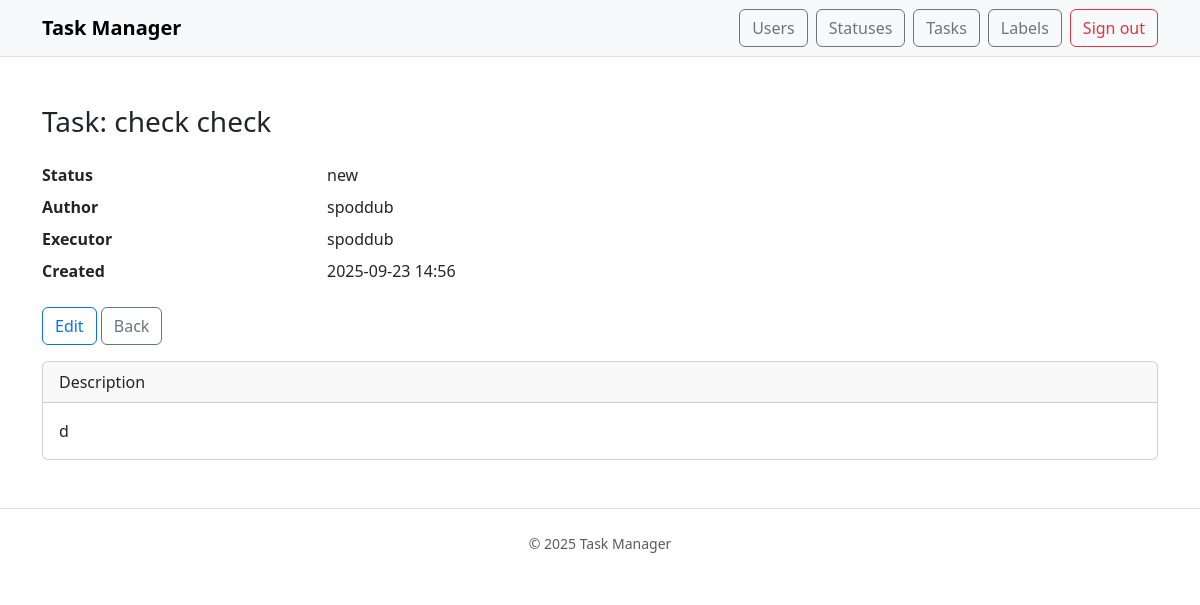
Screenshot of /tasks/3/ (signed in) with the database file from the repository.
### task_manager/models.py (models this page shows, shortened)
class Task(models.Model):
    name = models.CharField(max_length=255, unique=False)
    description = models.TextField(blank=True)
    status = models.ForeignKey(Status, on_delete=models.PROTECT, related_name="tasks")
    author = models.ForeignKey(
        User, on_delete=models.PROTECT, related_name="authored_tasks", editable=False
    )
    executor = models.ForeignKey(
        User, on_delete=models.PROTECT, related_name="assigned_tasks", null=True, blank=True
    )
    labels = models.ManyToManyField(Label, related_name="tasks", blank=True)
    created_at = models.DateTimeField(auto_now_add=True)
    class Meta:
        ordering = ["id"]

class Status(models.Model):
    name = models.CharField(max_length=255, unique=True)
    created_at = models.DateTimeField(auto_now_add=True)
    class Meta:
        ordering = ["id"]

### task_manager/views.py (the view)
# urls.py: path("tasks/<int:pk>/", views.TaskDetailView.as_view(), name="tasks_detail"),
class TaskDetailView(LoginRequiredMixin, DetailView):
    model = Task
    template_name = "tasks/detail.html"
    context_object_name = "task"

### templates/tasks/detail.html (shortened to what this page needs)
{% extends "base.html" %}
{% block content %}
<h1 class="h3 mb-4">Task: {{ task.name }}</h1>
<dl class="row">
  <dt class="col-sm-3">Status</dt>
  <dd class="col-sm-9">{{ task.status.name }}</dd>
  <dt class="col-sm-3">Author</dt>
  <dd class="col-sm-9">{{ task.author.username }}</dd>
  <dt class="col-sm-3">Executor</dt>
  <dd class="col-sm-9">{{ task.executor.username|default:"—" }}</dd>
  <dt class="col-sm-3">Created</dt>
  <dd class="col-sm-9">{{ task.created_at|date:"Y-m-d H:i" }}</dd>
</dl>
<div class="mb-3">
  <a class="btn btn-outline-primary" href="{% url 'tasks_update' task.pk %}">Edit</a>
  <a class="btn btn-outline-secondary" href="{% url 'tasks_list' %}">Back</a>
</div>
<div class="card">
  <div class="card-header">Description</div>
  <div class="card-body">
    <p class="mb-0">{{ task.description|linebreaksbr }}</p>
  </div>
</div>
{% endblock %}

### rows the page displays
Task: name "check check", status.name "new", author.username "spoddub", executor.username "spoddub", created_at "2025-09-23 14:56", description "d"
